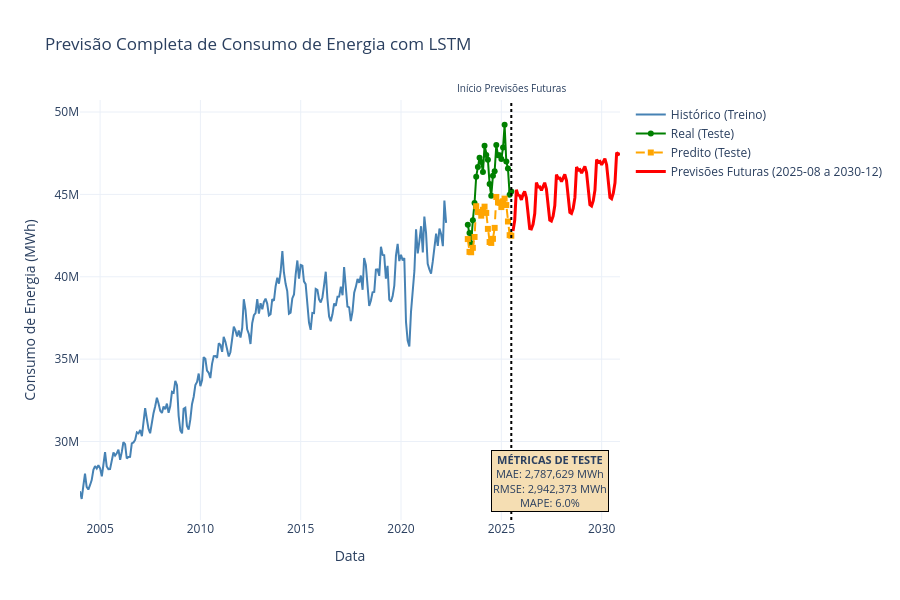

Source (notebook cell):
### Markdown cell above
### Avaliar métricas de erro do modelo treinado e plotar predict

### Code cell
# --- PREDIÇÃO E AVALIAÇÃO ---

# Avaliar no conjunto de teste
y_pred_scaled = best_model.predict(X_test_seq)
y_pred = scaler_y.inverse_transform(y_pred_scaled.reshape(-1, 1)).flatten()

# Ajustar y_test para corresponder às sequências
y_test_ajustado = y_test.iloc[lookback:]

# Calcular métricas
mae = mean_absolute_error(y_test_ajustado, y_pred)
rmse = np.sqrt(mean_squared_error(y_test_ajustado, y_pred))
mape = mean_absolute_percentage_error(y_test_ajustado, y_pred) * 100

print("\nMétricas de Avaliação no Conjunto de Teste:")
print(f"MAE: {mae:,.2f} MWh")
print(f"RMSE: {rmse:,.2f} MWh")
print(f"MAPE: {mape:.2f}%")

# Prever dados futuros - CORRIGIDO: usar treino + teste para criar sequências
y_futuro_scaled = best_model.predict(X_futuro_seq)
y_futuro = scaler_y.inverse_transform(y_futuro_scaled.reshape(-1, 1)).flatten()

# --- PLOTAGEM COM PLOTLY ---

fig = go.Figure()

# Histórico de treino
fig.add_trace(go.Scatter(
    x=y_train.index,
    y=y_train,
    mode='lines',
    name='Histórico (Treino)',
    line=dict(color='steelblue', width=2)
))

# Real no teste
fig.add_trace(go.Scatter(
    x=y_test_ajustado.index,
    y=y_test_ajustado,
    mode='lines+markers',
    name='Real (Teste)',
    line=dict(color='green', width=2),
    marker=dict(size=6)
))

# Predito no teste
fig.add_trace(go.Scatter(
    x=y_test_ajustado.index,
    y=y_pred,
    mode='lines+markers',
    name='Predito (Teste)',
    line=dict(color='orange', width=2, dash='dash'),
    marker=dict(size=6, symbol='square')
))

# Previsões futuras
data_inicio_str = df_futuro_completo.index.min().strftime('%Y-%m')
data_fim_str = df_futuro_completo.index.max().strftime('%Y-%m')

fig.add_trace(go.Scatter(
    x=df_futuro_completo.index,
    y=y_futuro,
    mode='lines',
    name=f'Previsões Futuras ({data_inicio_str} a {data_fim_str})',
    line=dict(color='red', width=3)
))

# Linha vertical no final do período de teste
ultimo_real = y_test_ajustado.index[-1]

fig.add_shape(
    type='line',
    x0=ultimo_real,
    x1=ultimo_real,
    y0=0,
    y1=1,
    yref='paper',
    line=dict(color='black', dash='dot', width=2)
)

fig.add_annotation(
    x=ultimo_real,
    y=1.05,
    yref='paper',
    text='Início Previsões Futuras',
    showarrow=False,
    font=dict(size=10)
)

# Box com métricas
textstr = f"<b>MÉTRICAS DE TESTE</b><br>MAE: {mae:,.0f} MWh<br>RMSE: {rmse:,.0f} MWh<br>MAPE: {mape:.1f}%"

fig.add_annotation(
    text=textstr,
    xref='paper', yref='paper',
    x=0.98, y=0.02,
    xanchor='right', yanchor='bottom',
    showarrow=False,
    bgcolor='wheat',
    bordercolor='black',
    borderwidth=1,
    font=dict(size=11)
)

fig.update_layout(
    title='Previsão Completa de Consumo de Energia com LSTM',
    xaxis_title='Data',
    yaxis_title='Consumo de Energia (MWh)',
    hovermode='x unified',
    height=600,
    template='plotly_white'
)

fig.show()

# --- DATAFRAME FINAL COM AS PREVISÕES ---

df_previsoes_completas = pd.DataFrame({
    'data': df_futuro_completo.index,
    'consumo_previsto_mwh': y_futuro,
    'ano': df_futuro_completo.index.year,
    'mes': df_futuro_completo.index.month
})

print(f"\nRESUMO DAS PREVISÕES FUTURAS:")
print(f"Período: {df_previsoes_completas['data'].min().strftime('%Y-%m')} até {df_previsoes_completas['data'].max().strftime('%Y-%m')}")
print(f"Total de previsões: {len(df_previsoes_completas)}")
print(f"Consumo médio previsto: {np.mean(y_futuro):,.0f} MWh")

previsoes_por_ano = df_previsoes_completas.groupby('ano')['consumo_previsto_mwh'].agg(['mean', 'sum']).round(0)
print(f"\nCONSUMO PREVISTO POR ANO:")
print(previsoes_por_ano)

### Figure 1 — Plotly figure (JSON) as saved in the notebook; plotly's stock layout.template omitted (floating-point values rounded to 4 significant figures; data arrays with more than 128 entries replaced by an {"elided": "..."} marker saying what was removed)
{"data": [{"line": {"color": "steelblue", "width": 2}, "mode": "lines", "name": "Histórico (Treino)", "type": "scatter", "x": {"elided": "220 str values"}, "y": {"elided": "220 float values"}}, {"line": {"color": "green", "width": 2}, "marker": {"size": 6}, "mode": "lines+markers", "name": "Real (Teste)", "type": "scatter", "x": ["2023-05-01T00:00:00", "2023-06-01T00:00:00", "2023-07-01T00:00:00", "2023-08-01T00:00:00", "2023-09-01T00:00:00", "2023-10-01T00:00:00", "2023-11-01T00:00:00", "2023-12-01T00:00:00", "2024-01-01T00:00:00", "2024-02-01T00:00:00", "2024-03-01T00:00:00", "2024-04-01T00:00:00", "2024-05-01T00:00:00", "2024-06-01T00:00:00", "2024-07-01T00:00:00", "2024-08-01T00:00:00", "2024-09-01T00:00:00", "2024-10-01T00:00:00", "2024-11-01T00:00:00", "2024-12-01T00:00:00", "2025-01-01T00:00:00", "2025-02-01T00:00:00", "2025-03-01T00:00:00", "2025-04-01T00:00:00", "2025-05-01T00:00:00", "2025-06-01T00:00:00", "2025-07-01T00:00:00"], "y": [43160000.0, 42660000.0, 42010000.0, 43430000.0, 44480000.0, 46070000.0, 46670000.0, 47220000.0, 46970000.0, 46370000.0, 47950000.0, 47390000.0, 47100000.0, 45630000.0, 44910000.0, 46130000.0, 46410000.0, 48000000.0, 47370000.0, 47370000.0, 47140000.0, 47850000.0, 49230000.0, 46990000.0, 46570000.0, 44970000.0, 45180000.0]}, {"line": {"color": "orange", "dash": "dash", "width": 2}, "marker": {"size": 6, "symbol": "square"}, "mode": "lines+markers", "name": "Predito (Teste)", "type": "scatter", "x": ["2023-05-01T00:00:00", "2023-06-01T00:00:00", "2023-07-01T00:00:00", "2023-08-01T00:00:00", "2023-09-01T00:00:00", "2023-10-01T00:00:00", "2023-11-01T00:00:00", "2023-12-01T00:00:00", "2024-01-01T00:00:00", "2024-02-01T00:00:00", "2024-03-01T00:00:00", "2024-04-01T00:00:00", "2024-05-01T00:00:00", "2024-06-01T00:00:00", "2024-07-01T00:00:00", "2024-08-01T00:00:00", "2024-09-01T00:00:00", "2024-10-01T00:00:00", "2024-11-01T00:00:00", "2024-12-01T00:00:00", "2025-01-01T00:00:00", "2025-02-01T00:00:00", "2025-03-01T00:00:00", "2025-04-01T00:00:00", "2025-05-01T00:00:00", "2025-06-01T00:00:00", "2025-07-01T00:00:00"], "y": [42287668, 41510460, 41487520, 41756172, 42415264, 44281456, 43933784, 43920776, 43708290, 44065056, 44254750, 43876736, 42905548, 42108004, 42053556, 42302624, 42967380, 44844900, 44513716, 44488756, 44230056, 44582156, 44744096, 44353424, 43354780, 42525388, 42493196]}, {"line": {"color": "red", "width": 3}, "mode": "lines", "name": "Previsões Futuras (2025-08 a 2030-12)", "type": "scatter", "x": ["2025-08-01T00:00:00", "2025-09-01T00:00:00", "2025-10-01T00:00:00", "2025-11-01T00:00:00", "2025-12-01T00:00:00", "2026-01-01T00:00:00", "2026-02-01T00:00:00", "2026-03-01T00:00:00", "2026-04-01T00:00:00", "2026-05-01T00:00:00", "2026-06-01T00:00:00", "2026-07-01T00:00:00", "2026-08-01T00:00:00", "2026-09-01T00:00:00", "2026-10-01T00:00:00", "2026-11-01T00:00:00", "2026-12-01T00:00:00", "2027-01-01T00:00:00", "2027-02-01T00:00:00", "2027-03-01T00:00:00", "2027-04-01T00:00:00", "2027-05-01T00:00:00", "2027-06-01T00:00:00", "2027-07-01T00:00:00", "2027-08-01T00:00:00", "2027-09-01T00:00:00", "2027-10-01T00:00:00", "2027-11-01T00:00:00", "2027-12-01T00:00:00", "2028-01-01T00:00:00", "2028-02-01T00:00:00", "2028-03-01T00:00:00", "2028-04-01T00:00:00", "2028-05-01T00:00:00", "2028-06-01T00:00:00", "2028-07-01T00:00:00", "2028-08-01T00:00:00", "2028-09-01T00:00:00", "2028-10-01T00:00:00", "2028-11-01T00:00:00", "2028-12-01T00:00:00", "2029-01-01T00:00:00", "2029-02-01T00:00:00", "2029-03-01T00:00:00", "2029-04-01T00:00:00", "2029-05-01T00:00:00", "2029-06-01T00:00:00", "2029-07-01T00:00:00", "2029-08-01T00:00:00", "2029-09-01T00:00:00", "2029-10-01T00:00:00", "2029-11-01T00:00:00", "2029-12-01T00:00:00", "2030-01-01T00:00:00", "2030-02-01T00:00:00", "2030-03-01T00:00:00", "2030-04-01T00:00:00", "2030-05-01T00:00:00", "2030-06-01T00:00:00", "2030-07-01T00:00:00", "2030-08-01T00:00:00", "2030-09-01T00:00:00", "2030-10-01T00:00:00", "2030-11-01T00:00:00", "2030-12-01T00:00:00"], "y": [42780184, 43413172, 45284460, 44953310, 44922620, 44669284, 44998436, 45176880, 44806372, 43806676, 42930284, 42902420, 43182656, 43837210, 45714324, 45455590, 45460412, 45236644, 45542524, 45706704, 45327932, 44329520, 43442064, 43380676, 43676540, 44326550, 46195544, 45974340, 45991050, 45772440, 46055310, 46212050, 45836504, 44827464, 43914090, 43846772, 44155656, 44800420, 46659284, 46475636, 46504464, 46291330, 46551136, 46700240, 46327900, 45309080, 44371276, 44298504, 44620264, 45259160, 47106068, 46959936, 47001064, 46793650, 47030360, 47171676, 46802490, 45774660, 44813868, 44736164, 45070652, 45703148, 47536428, 47427710, 47481268]}], "layout": {"annotations": [{"font": {"size": 10}, "showarrow": false, "text": "Início Previsões Futuras", "x": "2025-07-01T00:00:00", "y": 1.05, "yref": "paper"}, {"bgcolor": "wheat", "bordercolor": "black", "borderwidth": 1, "font": {"size": 11}, "showarrow": false, "text": "<b>MÉTRICAS DE TESTE</b><br>MAE: 2,787,629 MWh<br>RMSE: 2,942,373 MWh<br>MAPE: 6.0%", "x": 0.98, "xanchor": "right", "xref": "paper", "y": 0.02, "yanchor": "bottom", "yref": "paper"}], "height": 600, "hovermode": "x unified", "shapes": [{"line": {"color": "black", "dash": "dot", "width": 2}, "type": "line", "x0": "2025-07-01T00:00:00", "x1": "2025-07-01T00:00:00", "y0": 0, "y1": 1, "yref": "paper"}], "title": {"text": "Previsão Completa de Consumo de Energia com LSTM"}, "xaxis": {"title": {"text": "Data"}}, "yaxis": {"title": {"text": "Consumo de Energia (MWh)"}}}}
